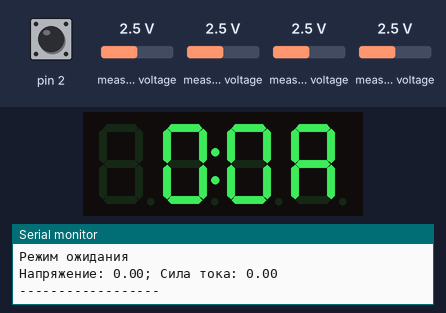
Recording of a sketch running on a simulated Arduino Uno, built with avr-gcc and run on an emulated ATmega328P. Parts: 4-digit seven-segment display, the last lines printed to the serial monitor. The test bench sets the inputs (shaded band); at power-on: pin 2 HIGH, measured voltage 2.5 V.

Above: at 1.6 s.
1.7 s: pin 2 pulled LOW for 0.15 s
At 3.2 s:
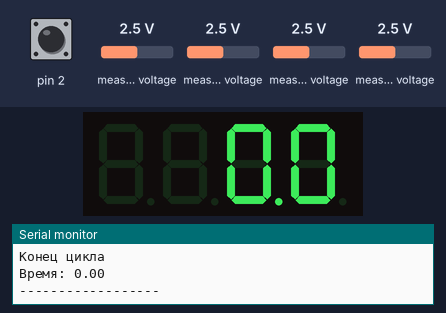
3.5 s: pin 2 pulled LOW for 1 s
At 4.8 s:
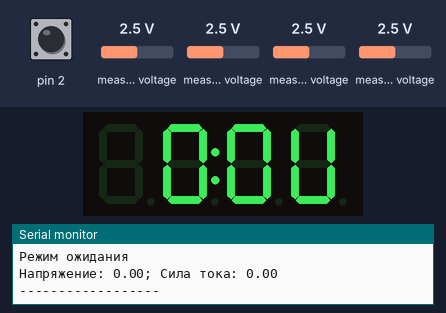
7.5 s: pin 2 pulled LOW for 3.2 s
At 8.9 s:
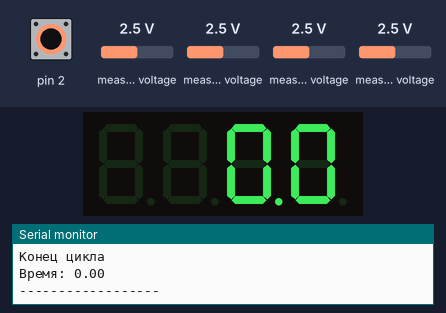
Timing chart, 0 to 10.5 s (numbered marks = the images above; inputs shaded):
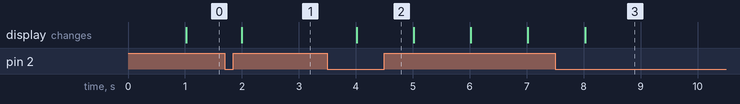

The sketch:

main.ino
```cpp
float VOLTAGE_THRESHOLD = 2.6;

#include <Arduino.h>
#include <TM1637Display.h>
#include <Wire.h>
#include <Adafruit_ADS1015.h>

Adafruit_ADS1115 ads;

// Module connection pins (Digital Pins)
#define CLK 12
#define DIO 11

// The amount of time (in milliseconds) between tests
#define TEST_DELAY   2000

const uint8_t A = SEG_E | SEG_F | SEG_A | SEG_B | SEG_C | SEG_G;
const uint8_t V = SEG_E | SEG_F | SEG_B | SEG_C | SEG_D;
const uint8_t t = SEG_E | SEG_F | SEG_G | SEG_D;

TM1637Display display(CLK, DIO);

float sr(float f, int n) {
  return round(f * pow(10, n)) / pow(10, n) / 1.;
}

String remove_zeros(String s, int l) {
  if (s[s.length() - 1] == '0' and s[s.length() - 2] == '0'){ //((s.indexOf('.') !=  s.length() - 2 ? s.length() : s.length()  - 1) <= l) {
      s.remove(s.length() - 1);
    return s;
  }
  int i = s.length() - 1;
  while (i > 0 and (s[i] == '0' or s[i] == '.')) {
    if (s[i] == '.') {
      s.remove(i);
      break;
    }
    s.remove(i);
    i -= 1;
  }
  return s;
}

void printFloat(float x, int l, uint8_t C = 0x00) {
  uint8_t data[] = { 0x00 , 0x00, 0x00, C };
  String s = String( sr( x, l - String(int(x)).length() ) );

  s = remove_zeros(s, l);
  int i = l - 1, j = s.length() - 1;
  while (i >= 0 and j >= 0) {
    if (s[j] == '.') {
      data[i] += 0x80;
      j -= 1;
    }
    data[i] += display.encodeDigit(int(s[j]));
    i -= 1;
    j -= 1;
  }
  display.setSegments(data);
}

void setup()
{
  Serial.begin(9600);
  display.setBrightness(0x0f);
  pinMode(2, INPUT_PULLUP);
  attachInterrupt(digitalPinToInterrupt(2), btn, FALLING );

  //0.5HZ
  cli();
  TCCR1A = 0;
  TCCR1B = 0;
  TCNT1  = 0;
  OCR1A = 15624;//31249;// = (16*10^6) / (COUNT_HZ *1024) - 1 (must be <65536)
  // turn on CTC mode
  TCCR1B |= (1 << WGM12);
  // Set CS12 and CS10 bits for 1024 prescaler
  TCCR1B |= (1 << CS12) | (1 << CS10);
  // enable timer compare interrupt
  TIMSK1 |= (1 << OCIE1A);
  sei();

  ads.begin();
  Serial.println("Ожидание начала цикла");
}

float amperage = 0;
float voltage = 0;
bool toggle = false;
long work_time = 0;
bool end_of_cycle_check = false;
long cycle_start_time = 0;
float cycle_end_time = 0;

void loop()
{
  voltage = abs(ads.readADC_Differential_2_3() * 0.1875F / 1000.);
  amperage = abs(ads.readADC_Differential_0_1() * 0.015625F / 2.);

  if (toggle and !end_of_cycle_check and voltage < VOLTAGE_THRESHOLD) {
    cycle_end_time = (millis() - cycle_start_time) / 60000.;
    toggle = false;
    end_of_cycle_check = true;
  }
  if (toggle) {
    digitalWrite(5, HIGH);
  }
  else {
    digitalWrite(5, LOW);
  }
}

int screen_counter = 0;
void flipping_screens(int mode = 0) {
  if (screen_counter == 0) {
    screen_counter ++;
    printFloat(voltage, 3, V);
  }
  else if (screen_counter == 1) {
    screen_counter ++;
    printFloat(amperage, 3, A);
    if (mode == 0)
      screen_counter = 0;
  }
  else {
    screen_counter = 0;
    printFloat((millis() - cycle_start_time) / 60000., 4);
  }
}

ISR(TIMER1_COMPA_vect) {
  if (end_of_cycle_check) {
    Serial.println("Конец цикла");
    Serial.println("Время: " + String(cycle_end_time));
    printFloat(cycle_end_time, 4);
  }
  else if (toggle) {
    Serial.println("Режим разрядки");
    Serial.println("Напряжение: " + String(voltage) + "; Сила тока: " + amperage + "; Время: " + String((millis() - cycle_start_time) / 60000.));
    flipping_screens(1);
  }
  else {
    Serial.println("Режим ожидания");
    Serial.println("Напряжение: " + String(voltage) + "; Сила тока: " + amperage);
    flipping_screens(0);
  }
  Serial.println("------------------\n");
}

void btn() {
  static unsigned long last_interrupt_time = 0;
  unsigned long interrupt_time = millis();
  if (interrupt_time - last_interrupt_time > 50)
  {
    if (end_of_cycle_check) {
      end_of_cycle_check = false;
      toggle = false;
      Serial.println("Ожидание начала цикла");
    }
    else if (amperage < 1) {
      if (toggle) {
        toggle = false;
        Serial.println("Режим сменён на " + String(toggle) + " (0 - батарея не разрежается; 1 - разрежается)");
      }
      else {
        end_of_cycle_check = false;
        cycle_start_time = millis();
        toggle = true;
        Serial.println("Режим сменён на " + String(toggle) + " (0 - батарея не разрежается; 1 - разрежается)");
      }
    }
  }
  last_interrupt_time = interrupt_time;
}
```

Measured:
- after the input at 1.7 s, the display: changes after 0.30 s (image 1)
- after the input at 3.5 s, the display: changes after 0.52 s (image 2)
- after the input at 7.5 s, the display: changes after 0.53 s (image 3)
